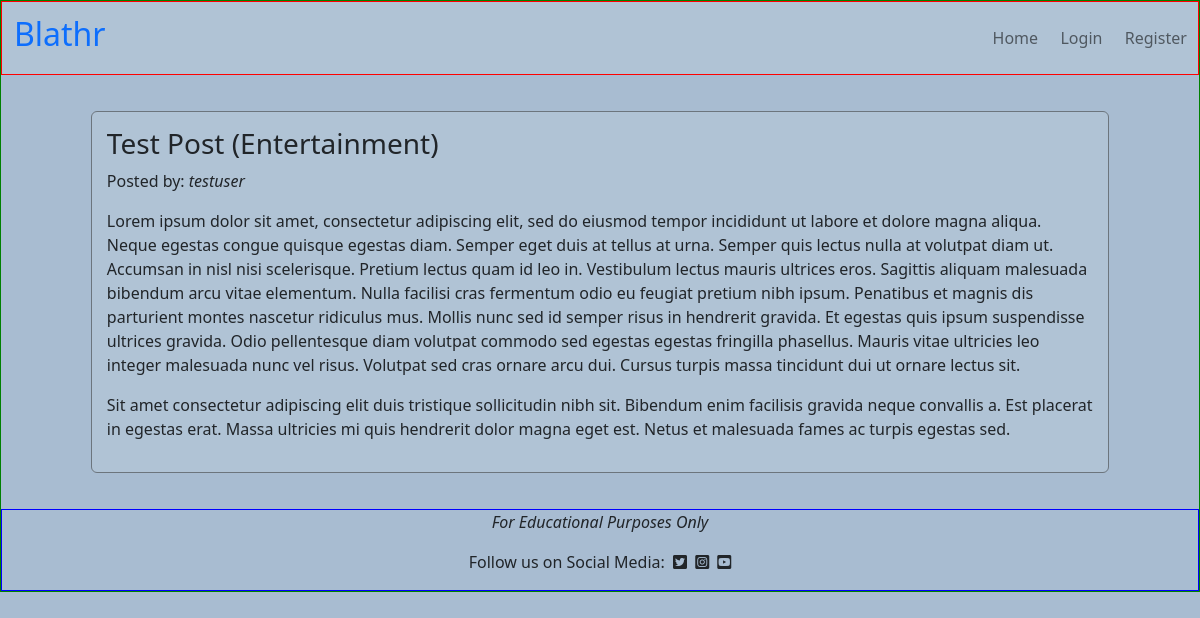
Page /post_detail/6/ on the committed database.
### posts/models.py (models this page shows, shortened)
class Post(models.Model):
    post_id = models.AutoField(primary_key=True)
    title = models.CharField(max_length=200, unique=True, blank=False,
                             null=False)
    author = models.ForeignKey(User, on_delete=models.CASCADE)
    created_date = models.DateTimeField(auto_now_add=True)
    content = models.TextField()
    category = models.ForeignKey(Category, on_delete=models.CASCADE)
    status = models.IntegerField(choices=STATUS, default=0)

### posts/views.py (the view, shortened to what this page needs)
# urls.py: path('post_detail/<post_id>/', post_detail, name='post_detail'),
def post_detail(request, post_id):
    post = Post.objects.get(post_id=post_id)
    comments = post.comments.filter(approved=True)
    print("request.method is " + request.method)
    return render(
        request,
        'post_detail.html',
        {
            'post': post,
            'comments': comments,
            'comment_form': CommentForm(),
         },
          )

### templates/post_detail.html (shortened to what this page needs)
{% extends 'base.html' %}
{% block content %}
{% load crispy_forms_tags %}
<div class="row" id="post-detail-row">
    <div class="col-10 border border-secondary rounded" id="post-detail-col">
        <h3>{{ post.title }}</h3>
        <p>Posted by: <em>{{ post.author }}</em></p>
        <p>{{ post.content | safe }}</p>
    </div>
    {% endblock %}

### static/css/style.css (style rules this page uses)
body { background-color: #A8BCD1; margin: 0; padding: 0; border: 1px solid green; }
#post-detail-row { justify-content: center; margin-top: 3%; margin-bottom: 3%; }
#post-detail-col { background-color: #B0C3D5; padding: 15px }

### rows in the picture
Post: title "Test Post (Entertainment)", author "testuser", content "Lorem ipsum dolor sit amet, consectetur adipiscing elit, sed do eiusmod tempor incididunt ut labore et dolore magna aliqua. Neque egestas congue quisque egestas diam. Semper eget duis at tellus at urna. Semper quis lectus nulla at volutpat diam ut. Accumsan in nisl nisi scelerisque. Pretium lectus quam id leo in. Vestibulum lectus mauris ultrices eros. Sagittis aliquam malesuada bibendum arcu vitae elementum. Nulla facilisi cras fermentum odio eu feugiat pretium nibh ipsum. Penatibus et magnis dis parturient montes nascetur ridiculus mus. Mollis nunc sed id semper risus in hendrerit gravida. Et egestas quis ipsum suspendisse ultrices gravida. Odio pellentesque diam volutpat commodo sed…"
